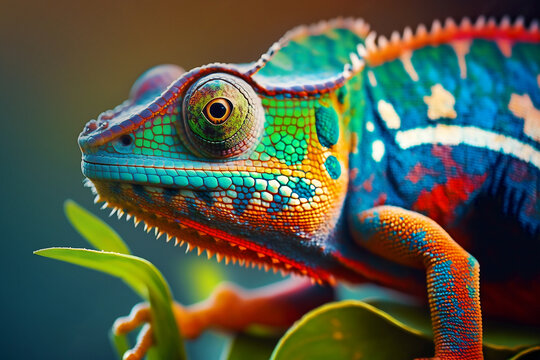
#> input picture task-1.jpg, 540 x 360 px
$ jupyter execute task-1.ipynb   (shell and % lines are left out)
#> lines starting #> are read from the running program, lines starting #| are printed output that depends on the picture; after the words box and inside, x2 and y2 are one past the last pixel; in counts of white or black regions, pixels touching at a corner belong together
# Grayscale intensity quantisation
This notebook maps the 256 possible grey levels of an image to a user-selected power-of-2 amount (2 … 256).

[cell 1]
from pathlib import Path
import numpy as np
from PIL import Image
import ipywidgets as widgets
from IPython.display import display

[cell 2]
def gray_quantize(img_path: str, levels: int) -> Image.Image:
    """Return a grayscale image whose intensities are quantised to *levels* (power-of-2)."""
#> called with levels = 2
    if levels < 2 or levels > 256 or levels & (levels - 1):
        raise ValueError("levels must be a power of 2 in [2, 256]")

    # load & convert to 8-bit greyscale
    g = Image.open(img_path).convert('L')
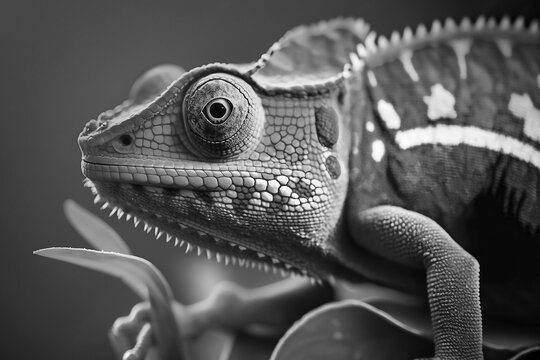
#> g: PIL image 540x360 L; min 0, max 255, mean 85.5

    # integer quantisation
    step      = 256 // levels             # width of each interval
    arr       = np.asarray(g, dtype=np.uint8)
    quantised = (arr // step) * step      # map every pixel to 0, step, 2*step, …
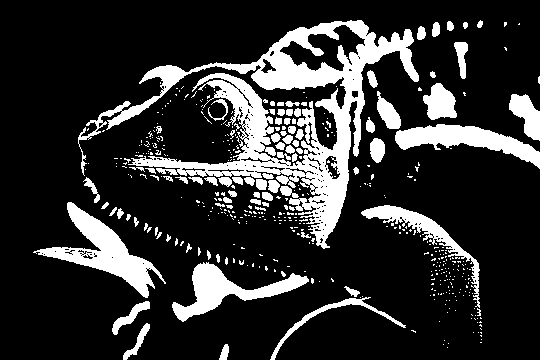
#> quantised: shape (360, 540); values 0 (black) and 128 (white), 18.9% white; 461 white regions (377 under 20 px), largest, box (x1, y1, x2, y2) and area: (78, 20, 419, 249) 17148, (33, 202, 166, 298) 3492, (395, 124, 540, 169) 2639

    return Image.fromarray(quantised, mode='L')

$ run again, with task-2.jpg copied over task-1.jpg
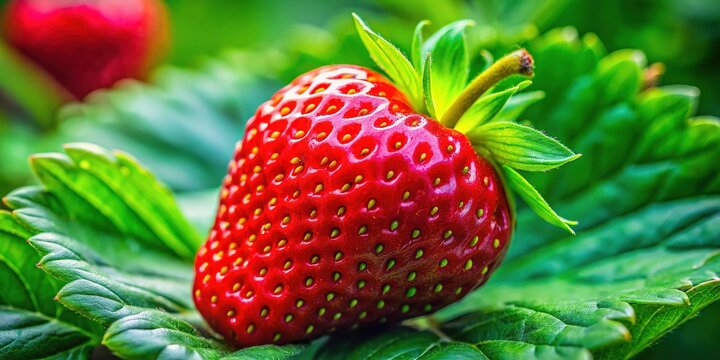
#> input picture task-2.jpg, 720 x 360 px
#> in gray_quantize, `g = Image.open(img_path).convert('L')`:
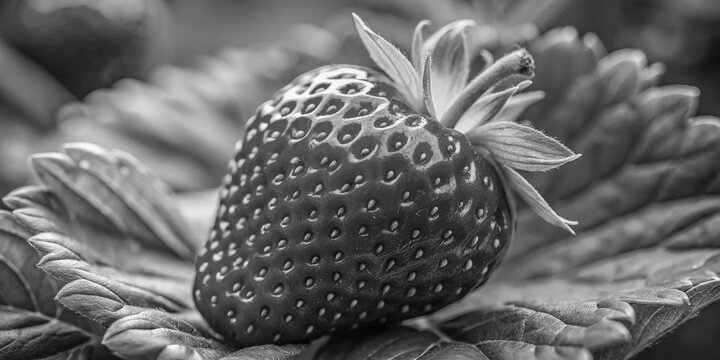
#> g: PIL image 720x360 L; min 3, max 255, mean 104.5
#> in gray_quantize, `quantised = (arr // step) * step`:
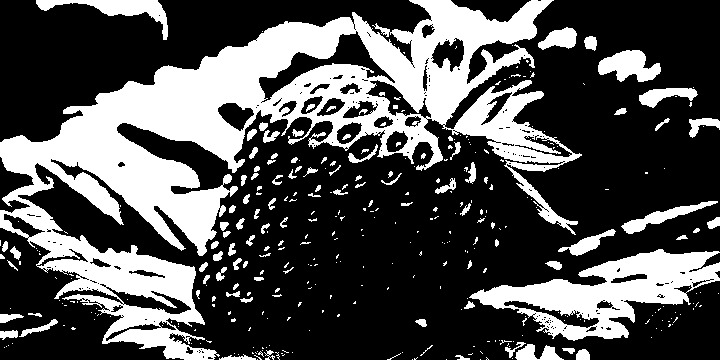
#> quantised: shape (360, 720); values 0 (black) and 128 (white), 31.7% white; 362 white regions (263 under 20 px), largest, box (x1, y1, x2, y2) and area: (0, 0, 582, 360) 60629, (469, 249, 720, 341) 9690, (36, 0, 168, 40) 1476

$ run again, with task-3.jpg copied over task-1.jpg
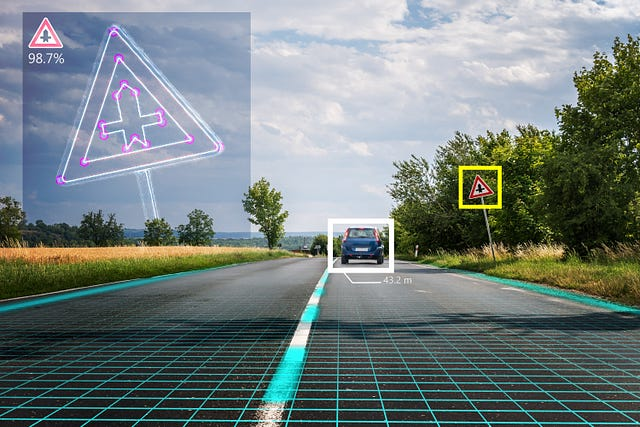
#> input picture task-3.jpg, 640 x 427 px
#> in gray_quantize, `g = Image.open(img_path).convert('L')`:
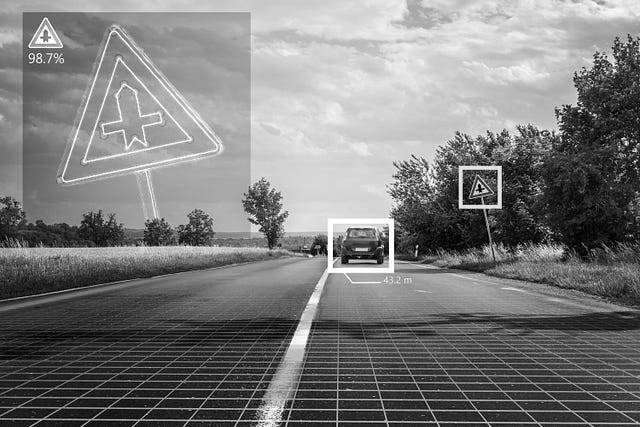
#> g: PIL image 640x427 L; min 0, max 255, mean 123.7
#> in gray_quantize, `quantised = (arr // step) * step`:
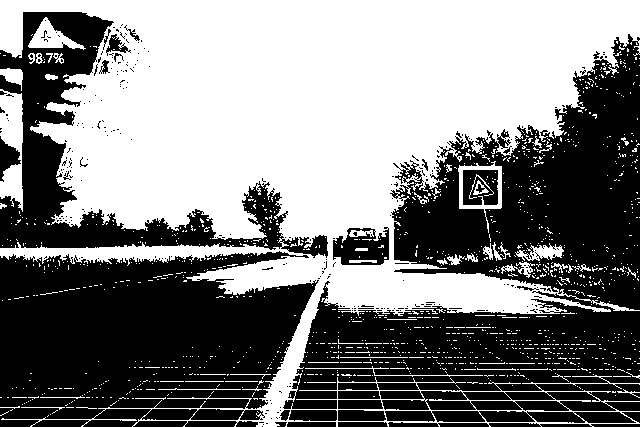
#> quantised: shape (427, 640); values 0 (black) and 128 (white), 49.7% white; 1301 white regions (1237 under 20 px), largest, box (x1, y1, x2, y2) and area: (0, 0, 640, 427) 125567, (0, 89, 23, 212) 1911, (28, 17, 86, 50) 786
